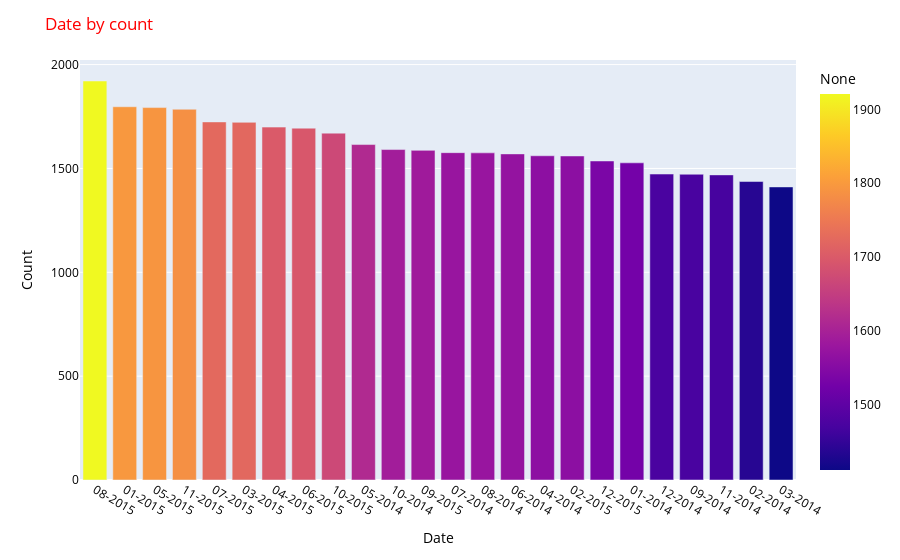

Write notebook code for a chart like this one.
### Code cell
fig.update_layout(
    font_color="black",
    title_font_color="red",
    legend_title_font_color="green",
    title_text="Date by count"
)
fig.show()

### Figure 1 — Plotly figure (JSON) as saved in the notebook; plotly's stock layout.template omitted (floating-point values rounded to 4 significant figures)
{"data": [{"alignmentgroup": "True", "hovertemplate": "Date=%{x}<br>Count=%{y}<br>None=%{marker.color}<extra></extra>", "legendgroup": "", "marker": {"color": [1921, 1797, 1793, 1785, 1724, 1722, 1699, 1694, 1670, 1615, 1591, 1587, 1576, 1575, 1570, 1561, 1560, 1536, 1527, 1473, 1472, 1469, 1437, 1411], "coloraxis": "coloraxis"}, "name": "", "offsetgroup": "", "orientation": "v", "showlegend": false, "textposition": "auto", "type": "bar", "x": ["08-2015", "01-2015", "05-2015", "11-2015", "07-2015", "03-2015", "04-2015", "06-2015", "10-2015", "05-2014", "10-2014", "09-2015", "07-2014", "08-2014", "06-2014", "04-2014", "02-2015", "12-2015", "01-2014", "12-2014", "09-2014", "11-2014", "02-2014", "03-2014"], "xaxis": "x", "y": [1921, 1797, 1793, 1785, 1724, 1722, 1699, 1694, 1670, 1615, 1591, 1587, 1576, 1575, 1570, 1561, 1560, 1536, 1527, 1473, 1472, 1469, 1437, 1411], "yaxis": "y"}], "layout": {"barmode": "relative", "coloraxis": {"colorbar": {"title": {"text": "None"}}, "colorscale": [[0, "#0d0887"], [0.1111, "#46039f"], [0.2222, "#7201a8"], [0.3333, "#9c179e"], [0.4444, "#bd3786"], [0.5556, "#d8576b"], [0.6667, "#ed7953"], [0.7778, "#fb9f3a"], [0.8889, "#fdca26"], [1, "#f0f921"]]}, "font": {"color": "black"}, "legend": {"title": {"font": {"color": "green"}}, "tracegroupgap": 0}, "margin": {"t": 60}, "title": {"font": {"color": "red"}, "text": "Date by count"}, "xaxis": {"anchor": "y", "domain": [0, 1], "title": {"text": "Date"}}, "yaxis": {"anchor": "x", "domain": [0, 1], "title": {"text": "Count"}}}}
